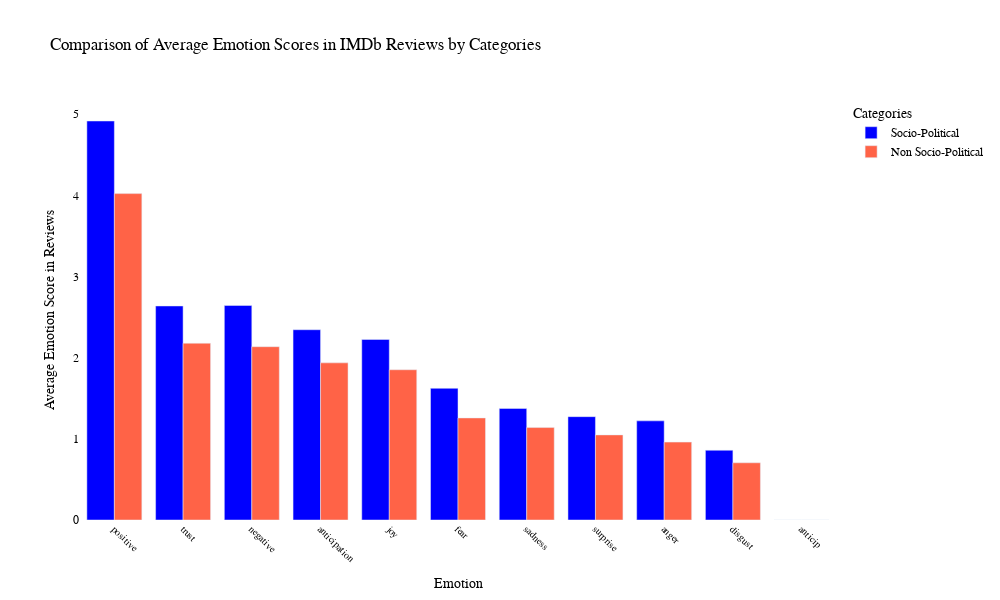

Source (notebook cell):
### Markdown cell above
In the dynamic landscape of the film industry, the exploration of how explicit socio-political content in movies compares to those emphasizing entertainment or aesthetics has become an increasingly pertinent area of inquiry. In this part, we want to unravel the nuanced interplay between critical reception and recognition in movies, aiming to discern whether movies addressing socio-political themes resonate differently with audiences compared to those designed that are non socio-political.

The research question at the core of this investigation is: "How does the critical reception and recognition of movies with explicit socio-political content compare to those focused on entertainment or aesthetics?" To answer this question, a comprehensive analysis was undertaken, considering a range of factors, from average ratings to standard deviations, with the ultimate goal of uncovering patterns and trends that illuminate the distinct nature of these two categories.

The statistical results yielded a compelling T-Statistic of 17.59 and an extremely low P-Value of 1.44e-68, indicating a statistically significant difference in IMDb ratings between movies with explicit socio-political content and those emphasizing entertainment or aesthetics. This substantial T-Statistic emphasizes the magnitude of the observed difference.

Further insight into the ratings reveals that movies with explicit socio-political content, on average, received a mean IMDb rating of 6.42, while those in the entertainment or aesthetics category had a slightly lower mean rating of 6.12. The standard deviation for socio-political movies (1.01) was also marginally lower than that of non socio-political movies (1.08).

This discovery opens a gateway to a deeper understanding of audience preferences, critical evaluations, and the potential impact of socio-political narratives on the movies landscape. The statistically significant difference in ratings not only highlights a preference for socio-political content but also suggests a higher level of consensus among viewers regarding the quality of movies in this genre.

### Code cell
def calculate_average_emotions(df):
    """
    Calculate the average emotions from a DataFrame.
    
    Args:
    - df (pd.DataFrame): DataFrame containing the emotion data.
    
    Returns:
    - dict: A dictionary with average emotion scores.
    """
    emotion_sums = {}
    emotion_counts = {}

    for _, row in df.iterrows():
        # Convert the string representation of the dictionary to an actual dictionary
        emotion_dict = ast.literal_eval(row['EmotionDict'])

        for emotion, score in emotion_dict.items():
            emotion_sums[emotion] = emotion_sums.get(emotion, 0) + score
            emotion_counts[emotion] = emotion_counts.get(emotion, 0) + 1

    # Calculate average
    return {emotion: emotion_sums[emotion] / emotion_counts[emotion] for emotion in emotion_sums}


# Splitting the DataFrame into two categories
socio_political_df = df[df['Category'] == 'Socio-Political']
non_socio_political_df = df[df['Category'] == 'Non Socio-Political']

# Calculate average emotions for each category
avg_emotions_socio_political = calculate_average_emotions(socio_political_df)
avg_emotions_non_socio_political = calculate_average_emotions(non_socio_political_df)

# Combine and sort emotions based on their average scores
combined_avg_emotions = {emotion: (avg_emotions_socio_political.get(emotion, 0) + avg_emotions_non_socio_political.get(emotion, 0)) / 2 for emotion in set(avg_emotions_socio_political).union(avg_emotions_non_socio_political)}
sorted_emotions = sorted(combined_avg_emotions, key=combined_avg_emotions.get, reverse=True)

# Data for socio-political and non-socio-political
socio_political_data = [avg_emotions_socio_political.get(emotion, 0) for emotion in sorted_emotions]
non_socio_political_data = [avg_emotions_non_socio_political.get(emotion, 0) for emotion in sorted_emotions]

# Adding traces
fig_emotions = go.Figure()
fig_emotions.add_trace(go.Bar(
    name='Socio-Political',
    x=sorted_emotions,
    y=socio_political_data,
    marker_color='blue'
))

fig_emotions.add_trace(go.Bar(
    name='Non Socio-Political',
    x=sorted_emotions,
    y=non_socio_political_data,
    marker_color='tomato'
))

# Update the layout for a cleaner look
fig_emotions.update_layout(
    title='Comparison of Average Emotion Scores in IMDb Reviews by Categories',
    xaxis=dict(
        title='Emotion',
        automargin=True,
        tickangle=45,
        tickmode='linear',
        tickfont=dict(size=10),
    ),
    yaxis=dict(title='Average Emotion Score in Reviews', automargin=True),
    barmode='group',
    legend_title='Categories',
    plot_bgcolor='rgba(0,0,0,0)',  # Transparent plot background
    paper_bgcolor='rgba(0,0,0,0)',  # Transparent paper background,
    font=dict(family="Arial, sans-serif", size=12, color="black"),
    legend=dict(y=1, yanchor='top'),
    autosize=False,
    width=1000,
    height=600
)

fig_emotions_json = fig_emotions.to_json()
with open('bar_emotions_figure.json', 'w') as json_file:
    json_file.write(fig_emotions_json)

fig_emotions.show()

### Figure 1 — Plotly figure (JSON) as saved in the notebook; plotly's stock layout.template omitted (floating-point values rounded to 4 significant figures)
{"data": [{"marker": {"color": "blue"}, "name": "Socio-Political", "type": "bar", "x": ["positive", "trust", "negative", "anticipation", "joy", "fear", "sadness", "surprise", "anger", "disgust", "anticip"], "y": [4.917, 2.637, 2.643, 2.345, 2.224, 1.623, 1.374, 1.274, 1.222, 0.8593, 0]}, {"marker": {"color": "tomato"}, "name": "Non Socio-Political", "type": "bar", "x": ["positive", "trust", "negative", "anticipation", "joy", "fear", "sadness", "surprise", "anger", "disgust", "anticip"], "y": [4.022, 2.178, 2.136, 1.936, 1.851, 1.258, 1.139, 1.049, 0.9596, 0.7049, 0]}], "layout": {"autosize": false, "barmode": "group", "font": {"color": "black", "family": "Arial, sans-serif", "size": 12}, "height": 600, "legend": {"title": {"text": "Categories"}, "x": 1.02, "y": 1, "yanchor": "top"}, "paper_bgcolor": "rgba(0, 0, 0, 0)", "plot_bgcolor": "rgba(0, 0, 0, 0)", "title": {"text": "Comparison of Average Emotion Scores in IMDb Reviews by Categories"}, "width": 1000, "xaxis": {"automargin": true, "autorange": true, "range": [-0.5, 10.5], "tickangle": 45, "tickfont": {"size": 10}, "tickmode": "linear", "title": {"text": "Emotion"}, "type": "category"}, "yaxis": {"automargin": true, "autorange": true, "range": [0, 5.175], "title": {"text": "Average Emotion Score in Reviews"}, "type": "linear"}}}
